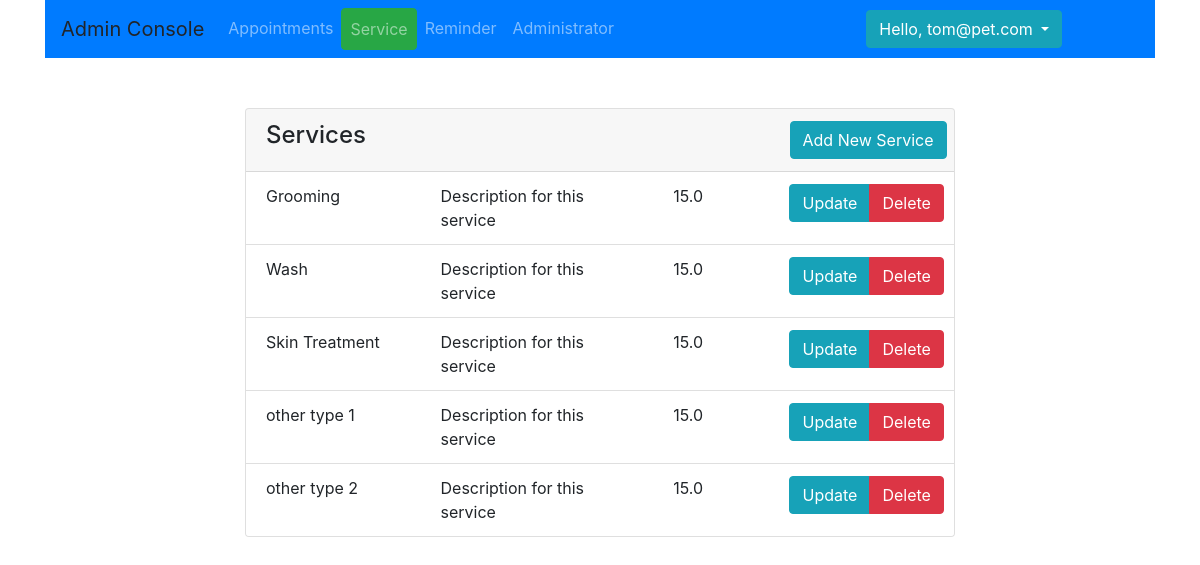
The page /admin/service (signed in) on the database as committed earlier.
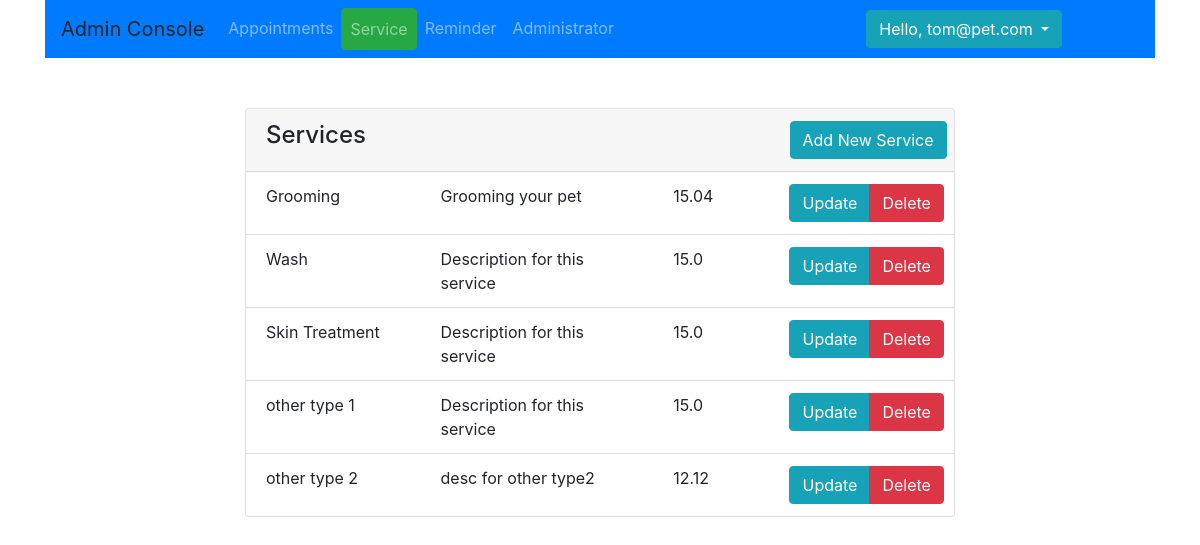
The same page on the database as committed later.
### app/models.py (models this page shows, shortened)
class User(db.Model):
    __tablename__ = 'User'
    id = db.Column(db.Integer, primary_key=True)
    first_name = db.Column(db.String(20))
    last_name = db.Column(db.String(20))
    email = db.Column(db.String(50))
    password = db.Column(db.String(50))
    dob = db.Column(db.DATE, default=datetime.now)
    gender = db.Column(db.CHAR(1))
    phone = db.Column(db.String(10))
    home_number = db.Column(db.String(10))
    work_number = db.Column(db.String(10))
    address_id = db.Column(db.Integer, db.ForeignKey('Address.id'),
                           nullable=False)
    address = db.relationship('Address')
    active = db.Column(db.BOOLEAN)
    admin = db.Column(db.BOOLEAN)
    register_date = db.Column(db.DATETIME, default=datetime.now)
    def is_admin(self):
        return self.admin

class Service(db.Model):
    __tablename__ = "Service"
    id = db.Column(db.Integer, primary_key=True)
    type = db.Column(db.String(50))
    desc = db.Column(db.String(50))
    fee = db.Column(db.FLOAT)

### app/subapps/admin/routing.py (the view)
@adminRoute.route('/service', methods=['GET', 'POST'])
@login_required
@admin_only
def service():
    session = Session()
    service_list = session.query(Service).all()
    form = ServiceForm()
    return render_template("admin/service.html", service_list=service_list, form=form,current_page = 'service')

### app/manage.py (called while the page is built)
@login_manager.user_loader
def load_user(user_id):
    from app.models import User
    from app.db_info import Session
    session = Session()
    user = session.query(User).options(subqueryload(User.address)).filter(User.id == user_id).first()
    session.close()
    return user

### app/subapps/admin/routing.py (called while the page is built)
def admin_only(func):
    @wraps(func)
    def innerFunc(*args, **kwargs):
        if not current_user.is_admin():
            return render_template_string("<h1 class='danger'>Only Administrator can access this page.</h1>"
                                          "<a href=" + url_for("homeRoute.index") + ">Back to Home Page</a>")
        else:
            return func(*args, **kwargs)
    return innerFunc

### run.py (called while the page is built)
@app.before_request
def before_request():
    pass

### app/subapps/admin/templates/admin/service.html (shortened to what this page needs)
{% extends "admin/admin_base.html" %}
{% block content %}
    <div class="offset-md-2 col-md-8">
        <div class="card ">
            <div class="card-header">
                <div class="row">
                    <div class="col-md-6 ">
                        <h4> Services </h4>
                    </div>
                    <div class="offset-md-3 col-md-3">
                        <div class="btn-group" role="group">
                            <button type="button" class="btn btn-info" data-toggle="modal"
                                    data-target="#service_form"
                                    data-action="Add">
                                Add New Service
                            </button>
                        </div>
                    </div>
                </div>
            </div>
            <ul class="list-group list-group-flush">
                {% if service_list.__len__() > 0 %}
                    {% for service in service_list %}
                        <li class="list-group-item">
                            <div class="row">
                                <div class="col-md-3">
                                    {{ service.type }}
                                </div>
                                <div class="col-md-4">
                                    {{ service.desc }}
                                </div>
                                <div class="col-md-2">
                                    {{ service.fee }}
                                </div>
                                <div class="col-md-3">
                                    <div class="btn-group" role="group">
                                        <button type="button" class="btn btn-info" data-toggle="modal"
                                                data-target="#service_form"
                                                data-id="{{ service.id }}"
                                                data-type="{{ service.type }}"
                                                data-desc="{{ service.desc }}"
                                                data-fee="{{ service.fee }}"
                                                data-action="Update">
                                            Update
                                        </button>
                                        <a class="btn btn-danger"
                                           href="{{ url_for("adminRoute.service_delete",service_id=service.id) }}">Delete</a>
                                    </div>
                                </div>
                            </div>
                        </li>
                    {% endfor %}
                {% else %}
                    <li class="list-group-item">No Pet under this accound.</li>
                {% endif %}
            </ul>
        </div>
    </div>
{% endblock %}

### app/subapps/admin/templates/admin/admin_base.html (shortened to what this page needs)
<head>
    <link rel="stylesheet" type=text/css href="{{ url_for('static', filename='bootstrap.min.css') }}">
    <link rel="stylesheet" type=text/css href="{{ url_for('static', filename='bootstrap-datepicker3.min.css') }}">
</head>
<body>
<div class="container">
    <nav class="navbar navbar-expand-lg  navbar navbar-dark bg-primary">
        <a class="navbar-brand">Admin Console</a>
        <div class="collapse navbar-collapse" id="navbarTogglerDemo02">
            <ul class="navbar-nav mr-auto mt-2 mt-lg-0">
                <li class="nav-item ">
                    <a class="nav-link {% if current_page == 'appt' %}btn btn-success{% endif %}"
                       href="{{ url_for('adminRoute.appt') }} ">Appointments<span class="sr-only">(current)</span></a>
                </li>
                <li class="nav-item">
                    <a class="nav-link {% if current_page == 'service' %}btn btn-success{% endif %}"
                       href="{{ url_for('adminRoute.service') }}">Service</a>
                </li>
                <li class="nav-item">
                    <a class="nav-link {% if current_page == 'reminder' %}btn btn-success{% endif %}"
                       href="{{ url_for('adminRoute.reminder') }}">Reminder</a>
                </li>
                <li class="nav-item">
                    <a class="nav-link {% if current_page == 'admin' %}btn btn-success{% endif %}"
                       href="{{ url_for('adminRoute.admin') }}">Administrator</a>
                </li>
            </ul>
            {% if current_user.is_authenticated %}
                <div class="dropdown">
                    <button class="btn btn-info dropdown-toggle" type="button" id="dropdownMenuButton"
                            data-toggle="dropdown" aria-haspopup="true" aria-expanded="false">
                        Hello, {{ current_user.email }}
                    </button>
                </div>
            {% endif %}
            <div class="col-md-1"></div>
        </div>
    </nav>
<div class="row" style="padding-top: 50px;">
    <div class="container">
        {% block content %}<h1>Base Template with css and js</h1>{% endblock %}
    </div>
</div>
</div>
</body>

### app/subapps/admin/templates/admin/_service_modal.html (shortened to what this page needs)
{% import "forms/_fields_macro.html" as form_macro %}

Rows that differ between the two databases and show on the page:
changed Service "Grooming": desc "Description for this service" → "Grooming your pet"; fee "15.0" → "15.04"
changed Service "other type 2": desc "Description for this service" → "desc for other type2"; fee "15.0" → "12.12"
